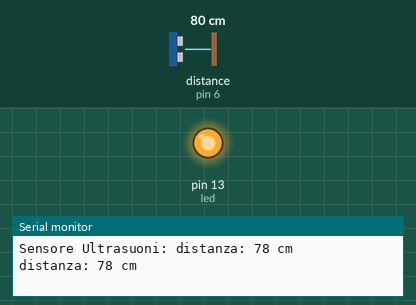
This sketch was run on a simulated Arduino Uno, built with avr-gcc and run on an emulated ATmega328P. On the bench: output pins drawn as LEDs (lit = HIGH), the last lines printed to the serial monitor. Wiring (inferred from the names in the program): ultrasonic range finder: trigger pin 7; echo pin 6. The inputs (shaded band) are chosen by the test bench; at power-on: distance to the obstacle (sensor on pin 6) 80 cm. The echo pulse lasts 58.3 µs per cm; pins used as bus, display or sensor lines are not drawn.

Above: at 1.8 s.
1.9 s: distance to the obstacle (sensor on pin 6) set to 126 cm
3.4 s: distance to the obstacle (sensor on pin 6) set to 137 cm
At 4.9 s:
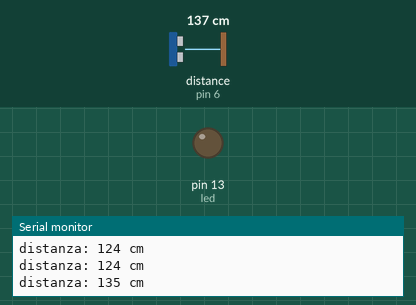
5.5 s: distance to the obstacle (sensor on pin 6) set to 2 cm
At 6.8 s:
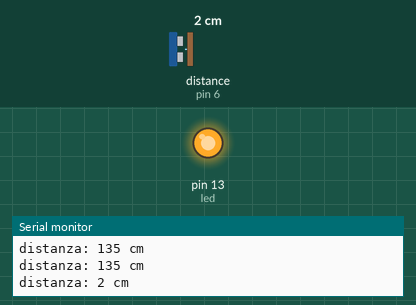
7.5 s: distance to the obstacle (sensor on pin 6) set to 250 cm
At 8.9 s:
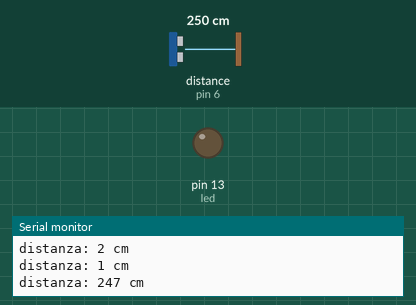
Timing chart, 0 to 10.5 s (numbered marks = the images above; inputs shaded):
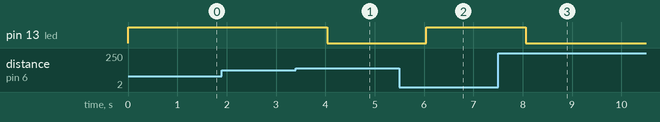

The sketch:

codice_sensore_distanza.ino
```cpp
const int triggerPort = 7;
const int echoPort = 6;
const int led = 13;

void setup() {
  pinMode(triggerPort, OUTPUT);
  pinMode(echoPort, INPUT);
  pinMode(led, OUTPUT);
  Serial.begin(9600);
  Serial.print( "Sensore Ultrasuoni: ");
}

void loop() {
  //porta bassa l'uscita del trigger
  digitalWrite( triggerPort, LOW );
  //invia un impulso di 10microsec su trigger
  digitalWrite( triggerPort, HIGH );
  delayMicroseconds( 10 );
  digitalWrite( triggerPort, LOW );
  long durata = pulseIn( echoPort, HIGH );
  long distanza = 0.034 * durata / 2;
  Serial.print("distanza: ");

  //dopo 38ms è fuori dalla portata del sensore
  if ( durata > 38000 ) {
    Serial.println("Fuori portata   ");
  }
  else {
    Serial.print(distanza);
    Serial.println(" cm     ");
  }

  if (distanza < 130) {
    digitalWrite(led, HIGH);
  }
  else {
    digitalWrite(led, LOW);
  }

  delay(1000);
}
```

Measured:
- the behaviour switches between 131 and 132 cm on distance to the obstacle (sensor on pin 6) (found by bisection; images 0 and 1)
- after the input at 3.4 s, pin 13 (led): HIGH → LOW after 0.64 s
- after the input at 5.5 s, pin 13 (led): LOW → HIGH after 0.55 s
- after the input at 7.5 s, pin 13 (led): HIGH → LOW after 0.56 s
